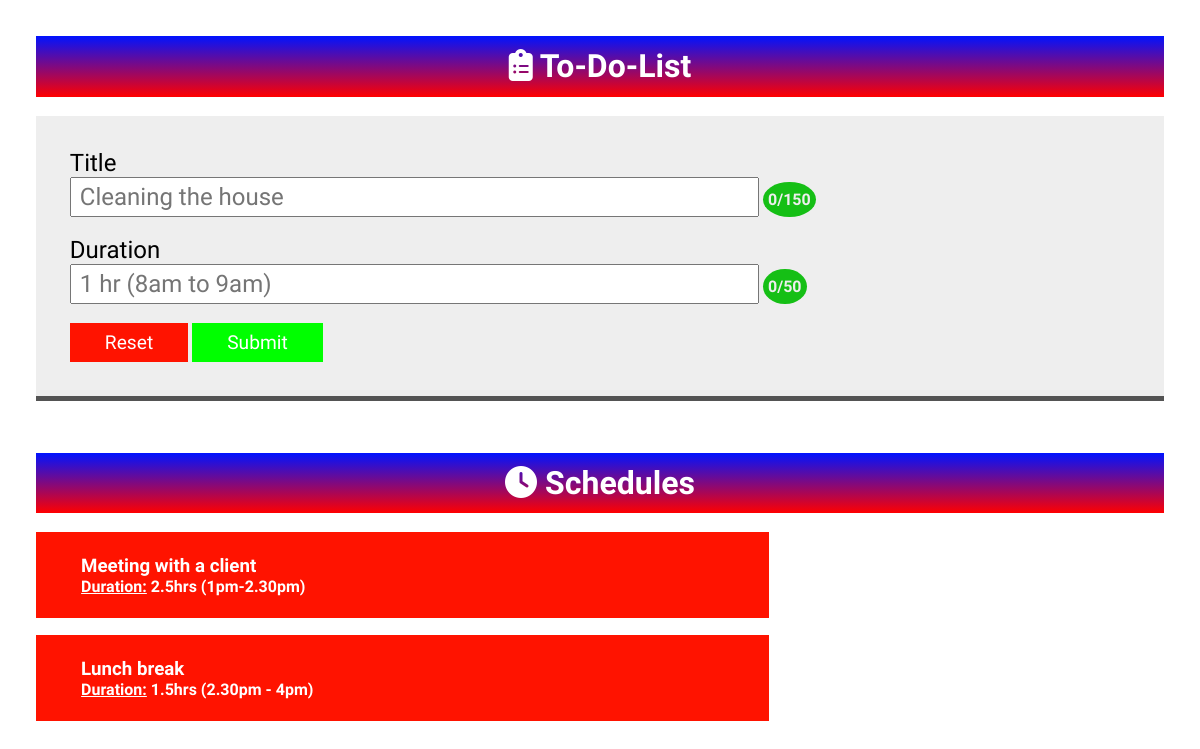
Before: / with the older database file.
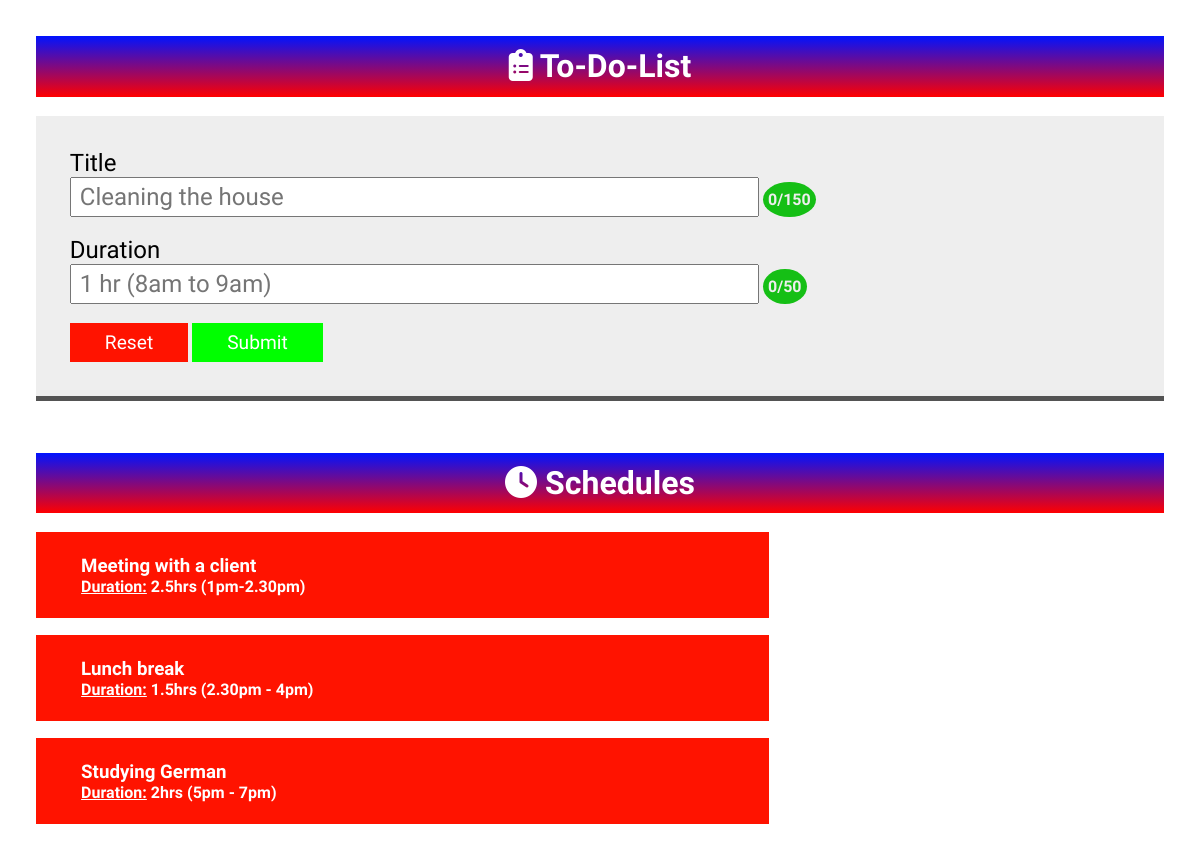
After: the same page with the newer database file.
### main/models.py (models this page shows, shortened)
class Schedule(models.Model):
    title: "Characters" = models.CharField(max_length=150,null=False)
    duration: "Time" = models.CharField(max_length=50,null=True)

### main/views.py (the view)
# urls.py: path("", include("main.urls")),
def main(request: "Request") -> "Response":
    entries = models.Schedule.objects.all()
    return render(request,"main/index.html",{'data':entries})

### main/templates/main/index.html (shortened to what this page needs)
{% load static %}
<!DOCTYPE html>
<html lang="en">
  <head>
    <link rel="stylesheet" href="{% static 'css/index.css' %}" />
  </head>
  <body>
    <h1 class="title"><i class="fa-solid fa-clipboard-list"></i> To-Do-List</h1>
    <br />
    <div class="input-area">
      <form action="{% url 'success' %}" method="POST">
        <label for="title" id="label">Title</label><br />
        <input
          type="text"
          name="title"
          id="title"
          oninput="countTitle()"
          placeholder="Cleaning the house"
          required
        />
        <label class="char-count"><span id="chars">0</span>/150</label>
        <br /><br />
        <label for="duration" id="label">Duration</label><br />
        <input
          type="text"
          name="duration"
          id="duration"
          placeholder="1 hr (8am to 9am)"
          oninput="countDuration()"
          onload="countDuration()"
          required
        />
        <label class="char-count"><span id="time">0</span>/50</label>
        <br /><br />
        <button class="form-buttons" onclick="javascript:void(0);Reset()">
          Reset
        </button>
        <button class="form-buttons submit">Submit</button>
      </form>
    </div>
    <div class="output-area">
      <h1 class="title"><i class="fa-solid fa-clock"></i> Schedules</h1>
      <br />
      <div class="schedules">
        {% for schedule in data %}
          <div class="schedule">
            <h3>{{ schedule.title }}</h3>
            <h4><span id="caption">Duration:</span> {{ schedule.duration }}</h4>
          </div>
        {% empty %}
          <div id="if-empty">
            <h1>All Caught Up</h1>
            <h4>What Are You Doing Today?</h4>
          </div>
        {% endfor %}
      </div>
    </div>
  </body>
</html>

Changed rows visible on the page:
added Schedule: title "Studying German", duration "2hrs (5pm - 7pm)"
